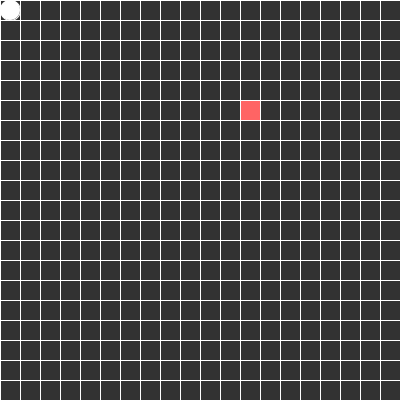
Frame 1 (no input)
Frame 60 (the mouse pressed at the canvas centre just before this capture): identical to frame 1, image omitted
Frame 120 (the mouse held since frame 60 and released just before this capture): identical to frame 1, image omitted

The Processing sketch that drew this single still picture (run headless with seeded random() and noise(); from frame 60 on, the mouse is pressed at the canvas centre):

// Processing sketch: processing_126899
// ── processing_126899.pde

/*
  NOTES: 
 Added checkGameOver
 
 */

ArrayList<SnakePart> snake = new ArrayList<SnakePart>();
char direction;
SnakeFood food;
int GRIDSIZE = 20;

void setup() {
  size(400, 400);
  snake.add(new SnakePart(0, 0));
  food = new SnakeFood();
  frameRate(8);
}

void draw() {

  drawGrid();
  food.display();
  drawSnake();
  
  moveSnakeBody();
  moveSnakeHead();

  checkGameOver();
  checkForFoodCollision();

}

void moveSnakeHead() {
  SnakePart head = snake.get(0);
  switch(direction) {
  case 'n':
    head.y -= GRIDSIZE;
    break;
  case 's':
    head.y += GRIDSIZE;
    break;
  case 'e':
    head.x += GRIDSIZE;
    break;
  case 'w':   
    head.x -= GRIDSIZE;
    break;
  }
}


void checkForFoodCollision() {
  SnakePart head = snake.get(0);
  if (head.x == food.x && head.y == food.y) {
    // add a new segment to the snake
    snake.add(new SnakePart(head.x, head.y));
    // reset the position of the food by creating a new object
    food = new SnakeFood();
  }
}

void checkGameOver() {
  SnakePart head = snake.get(0);
  for (int i = 1; i < snake.size(); i++) {
    SnakePart sp = snake.get(i);
    if (head.x == sp.x && head.y == sp.y) {
      textAlign(CENTER);
      text("GAME OVER!", width/2, height/2);
      noLoop();
      break;
    }
  }
  if (head.x < 0 || head.x >= width || head.y < 0 || head.y >= height) {
    textAlign(CENTER);
    text("GAME OVER!", width/2, height/2);
    noLoop();
  }
}


void drawSnake() {
  for (int i = 0; i < snake.size();i++) {
    SnakePart sp = snake.get(i);
    sp.display();
  }
}

void drawGrid() {
  background(50);
  stroke(255);
  for (int x =0; x < width; x+=GRIDSIZE) {
    line(x, 0, x, height);
  }
  for (int y =0; y < height; y+=GRIDSIZE) {
    line(0, y, width, y);
  }
}


void keyPressed() {
  SnakePart head = snake.get(0);
  if (key == 'a' || key == 'A')direction = 'w';
  if (key == 'd' || key == 'D')direction = 'e';
  if (key == 'w' || key == 'W')direction = 'n';
  if (key == 's' || key == 'S')direction = 's';
}

void moveSnakeBody() {
  for (int i = snake.size()-1; i > 0; i--) {
    SnakePart spBack = snake.get(i);
    SnakePart spFront = snake.get(i-1);
    spBack.x = spFront.x;
    spBack.y = spFront.y;
  }
}

class SnakeFood{
  
  int x,y;
  
  SnakeFood(){
    x = int(random(width/GRIDSIZE))*GRIDSIZE;
    y = int(random(height/GRIDSIZE))*GRIDSIZE;
  }
  
  void display(){
    fill(255,100,100);
    rect(x,y,GRIDSIZE,GRIDSIZE);   
  }
}
class SnakePart{
  
  int x,y;
  
  SnakePart(int newX, int newY){
    x = newX;
    y = newY;
  }
  
  void display(){
    fill(255);
    ellipseMode(CORNER);
    ellipse(x,y,GRIDSIZE,GRIDSIZE);   
  }
}
